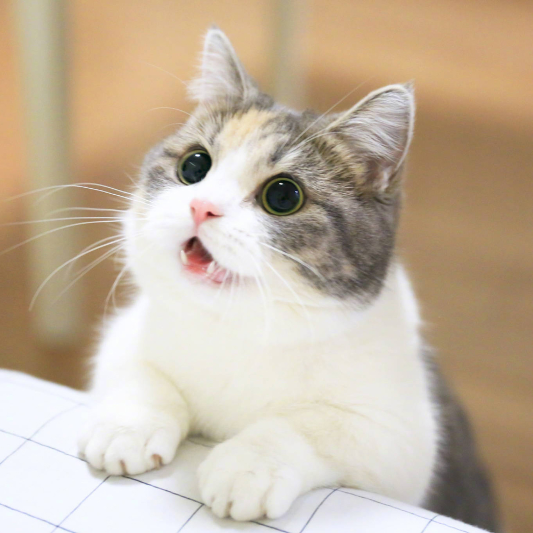
#> input picture W1/src_img/cat.jpg, 1066 x 1066 px (shown at 1/2 size)
$ python src_02.py
#> lines starting #> are read from the running program, lines starting #| are printed output that depends on the picture
import cv2 as c
import matplotlib.pyplot as plt
import numpy as np

#ex1 - Arithmetic operations on Images
# [182 lines left out: functions ex1, ex2, ex3, ex4, ex5, ex6 and 2 more, not called in this run]
#ex9 - Visualizing image in different color spaces
def ex9():
    img = c.imread('src_img/cat.jpg')
#> img is the input picture: shape (1066, 1066, 3); mean B, G, R 159.6, 180, 196.3

    # We can alternatively convert
    # image by using cv2color
    img = c.cvtColor(img, c.COLOR_BGR2GRAY)
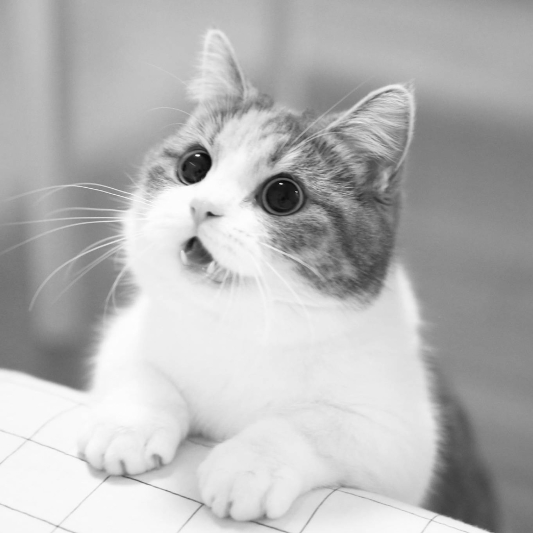
#> img: shape (1066, 1066) (shown at 1/2 size); min 8, max 255, mean 182.6

    # Shows the image
    c.imshow('image', img)

    c.waitKey(0)
    c.destroyAllWindows()
if __name__ == "__main__":
    # [8 lines of commented-out code are left out]
    ex9()
